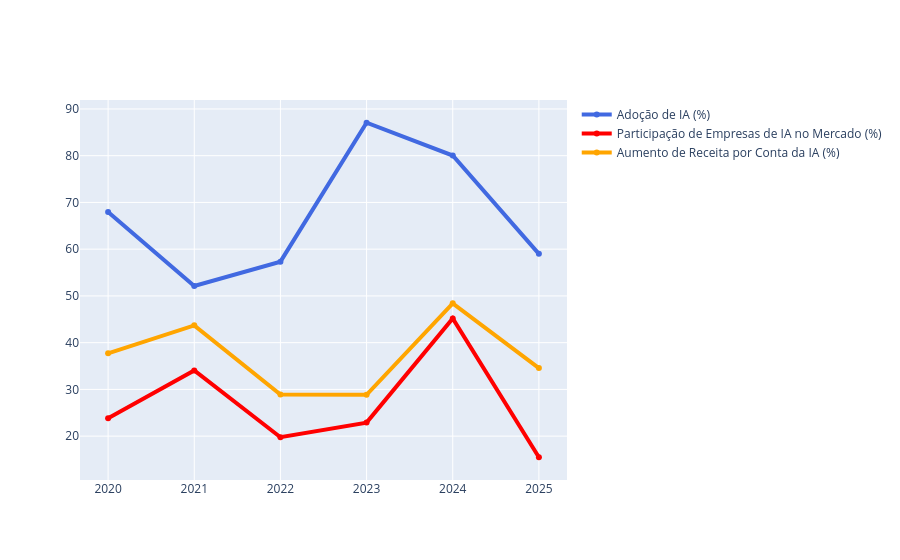

The cell this chart's notebook holds for it:
### Code cell
fig5 = go.Figure()

pais = 'UK'

fig5.add_trace(go.Scatter(
    x=serie_temporal2.loc[pais].index,
    y=serie_temporal2.loc[pais]['AI Adoption Rate (%)'],
    name='Adoção de IA (%)',
    line=dict(color='royalblue', width=4)
))

fig5.add_trace(go.Scatter(
    x=serie_temporal2.loc[pais].index,
    y=serie_temporal2.loc[pais]['Market Share of AI Companies (%)'],
    name='Participação de Empresas de IA no Mercado (%)',
    line=dict(color='red', width=4)
))

fig5.add_trace(go.Scatter(
    x=serie_temporal2.loc[pais].index,
    y=serie_temporal2.loc[pais]['Revenue Increase Due to AI (%)'],
    name='Aumento de Receita por Conta da IA (%)',
    line=dict(color='orange', width=4)
))

### Figure 1 — Plotly figure (JSON) as saved in the notebook; plotly's stock layout.template omitted (floating-point values rounded to 4 significant figures)
{"data": [{"line": {"color": "royalblue", "width": 4}, "name": "Adoção de IA (%)", "type": "scatter", "x": [2020, 2021, 2022, 2023, 2024, 2025], "y": [67.94, 52.13, 57.33, 87.04, 80.03, 59.0]}, {"line": {"color": "red", "width": 4}, "name": "Participação de Empresas de IA no Mercado (%)", "type": "scatter", "x": [2020, 2021, 2022, 2023, 2024, 2025], "y": [23.83, 34.06, 19.77, 22.9, 45.2, 15.49]}, {"line": {"color": "orange", "width": 4}, "name": "Aumento de Receita por Conta da IA (%)", "type": "scatter", "x": [2020, 2021, 2022, 2023, 2024, 2025], "y": [37.72, 43.7, 28.9, 28.85, 48.42, 34.57]}], "layout": {}}
